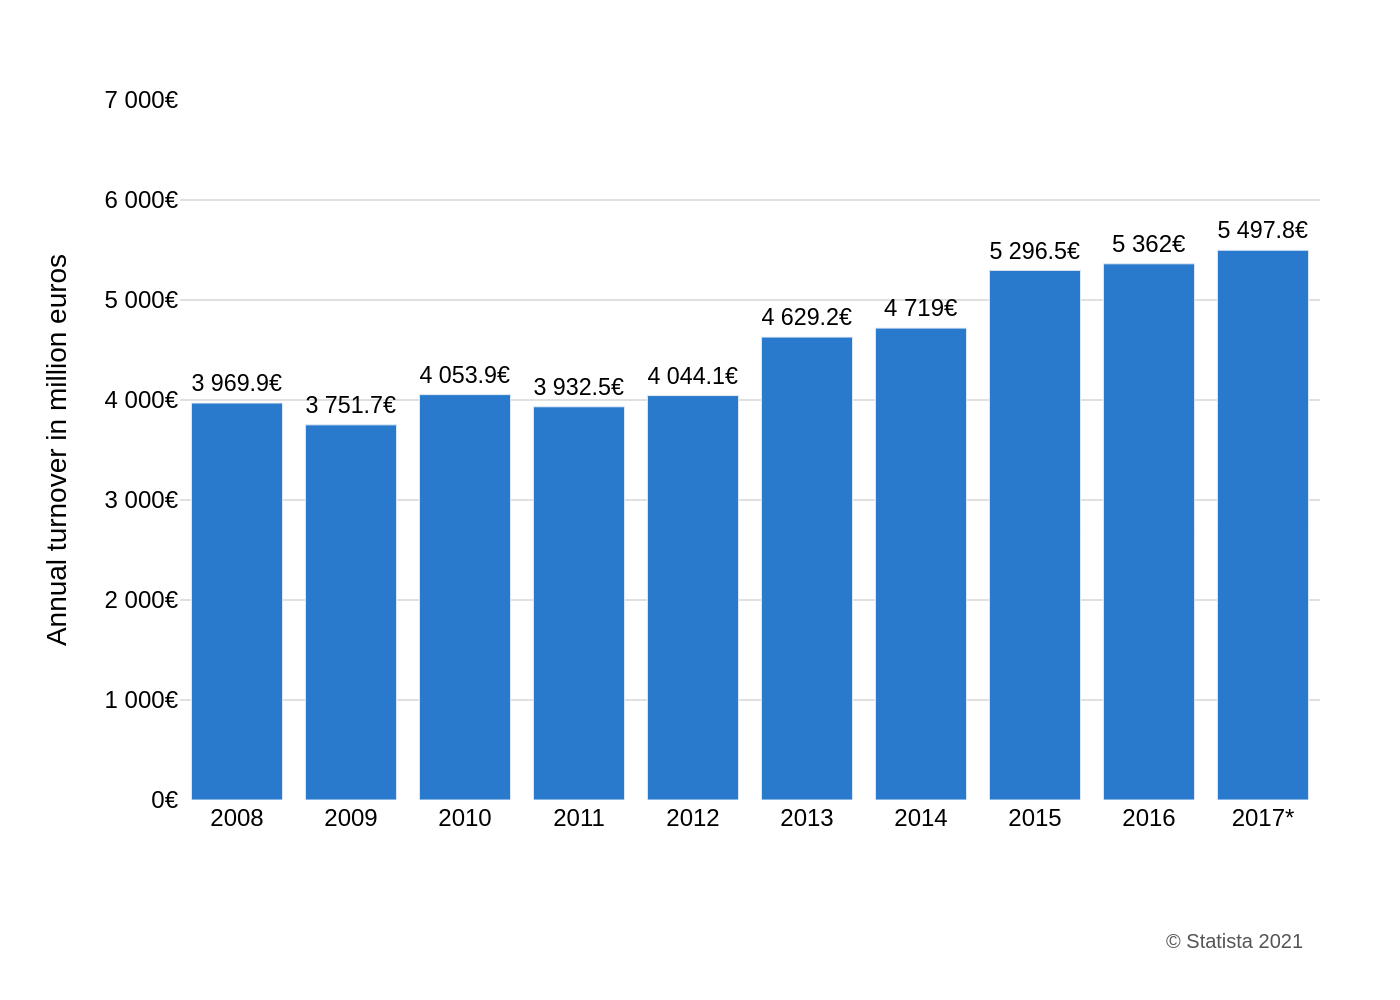

Generate this figure with Python:
import sys
import json
import plotly.graph_objects as go
from pathlib import Path

# --- Argument and File Handling ---
if len(sys.argv) != 2:
    print(f"Usage: python {Path(__file__).name} <json_file_path>")
    sys.exit(1)

json_path = Path(sys.argv[1])
if not json_path.is_file():
    print(f"Error: JSON file not found at '{json_path}'")
    sys.exit(1)

output_path = json_path.with_suffix(".png")

with open(json_path, 'r', encoding='utf-8') as f:
    config = json.load(f)

# --- Data Extraction ---
chart_data = config['chart_data']
texts = config['texts']
colors = config['colors']
y_axis_format = config.get('y_axis_format', {})

categories = [item['category'] for item in chart_data]
values = [item['value'] for item in chart_data]
bar_texts = [item.get('text', '') for item in chart_data]

# --- Chart Creation ---
fig = go.Figure()

# Add Bar Trace
fig.add_trace(go.Bar(
    x=categories,
    y=values,
    text=bar_texts,
    textposition='outside',
    marker_color=colors[0],
    textfont=dict(family="Arial", size=12, color='black'),
    cliponaxis=False  # Prevents text labels from being clipped at the top
))

# --- Layout Configuration ---
fig.update_layout(
    plot_bgcolor='white',
    paper_bgcolor='white',
    font=dict(family="Arial", size=12, color='black'),
    showlegend=False,
    xaxis=dict(
        title_text=texts.get('x_axis_title'),
        showgrid=False,
        zeroline=False,
        tickfont=dict(size=12)
    ),
    yaxis=dict(
        title_text=texts.get('y_axis_title'),
        showgrid=True,
        gridcolor='#e0e0e0',
        zeroline=False,
        range=[0, 7000],
        tickvals=y_axis_format.get('tickvals'),
        ticktext=y_axis_format.get('ticktext'),
        tickfont=dict(size=12)
    ),
    margin=dict(l=90, r=40, t=50, b=100)
)

# --- Add Annotations ---
# Add Source
if texts.get('source'):
    fig.add_annotation(
        text=texts['source'],
        xref="paper", yref="paper",
        x=0.99, y=-0.18,
        showarrow=False,
        xanchor='right',
        yanchor='top',
        align='right',
        font=dict(family="Arial", size=10, color="#555555")
    )

# --- Output ---
fig.write_image(output_path, scale=2)
print(f"Chart saved to {output_path}")
